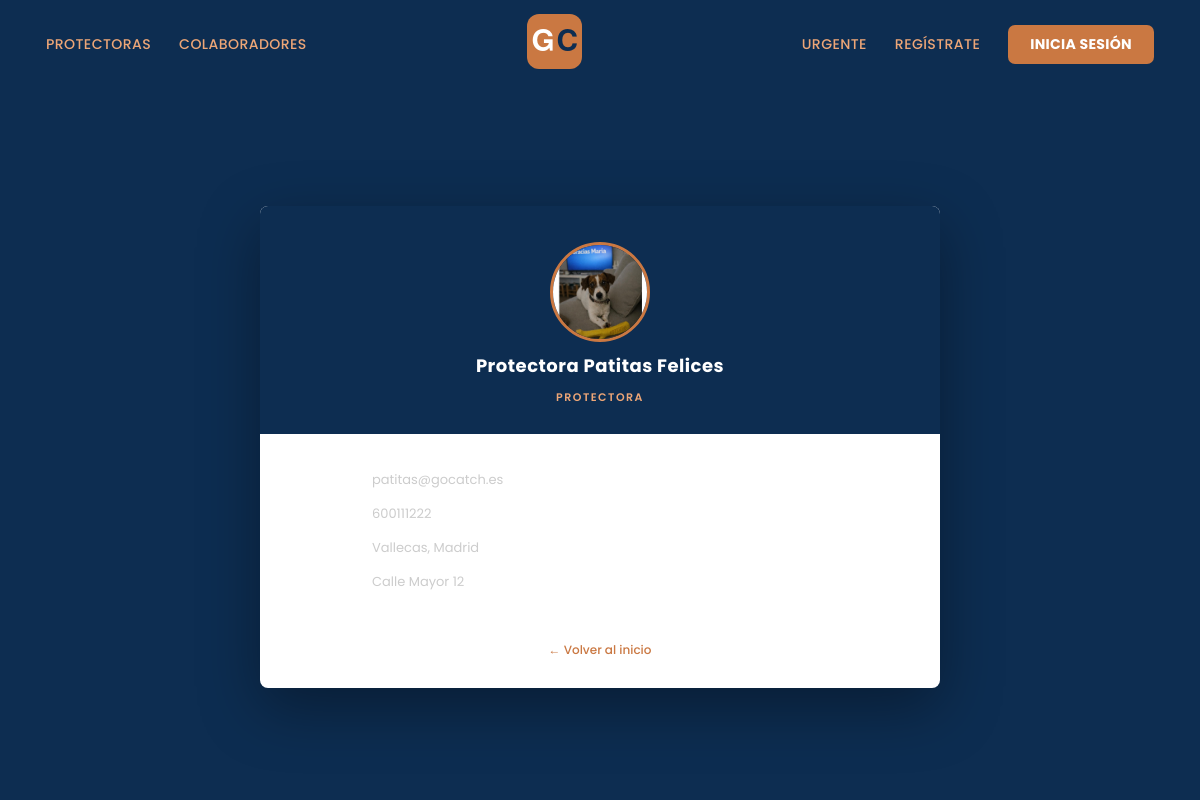
Page /public/perfilProtectora.php?id=1 on the committed database.
### tables this page shows
CREATE TABLE Protectora (
    id_protectora     INT AUTO_INCREMENT PRIMARY KEY,
    nombre_protectora VARCHAR(100) NOT NULL,
    email             VARCHAR(100) NOT NULL UNIQUE,
    contrasena        VARCHAR(255) NOT NULL,
    telefono          VARCHAR(20),
    ciudad            VARCHAR(100),
    localidad         VARCHAR(100),
    direccion         VARCHAR(255),
    logo              VARCHAR(255)
);

### public/perfilProtectora.php (the view, shortened to what this page needs)
<?php
require "../src/sesion/conexion.php";
if (isset($_GET['id']) && is_numeric($_GET['id'])) {
    $id_ver    = (int)$_GET['id'];
    $solo_vista = !isset($_SESSION['id'])
               || isset($_SESSION['user'])
               || (int)$_SESSION['id'] !== $id_ver;
}
$consulta = $_conexion->prepare("SELECT * FROM Protectora WHERE id_protectora = ?");
$consulta->bind_param("i", $id_ver);
$consulta->execute();
$datos = $consulta->get_result()->fetch_assoc();
?>
<!DOCTYPE html>
<html lang="es">
<head>
    <link rel="stylesheet" href="https://cdnjs.cloudflare.com/ajax/libs/material-design-iconic-font/2.2.0/css/material-design-iconic-font.min.css">
    <link rel="stylesheet" href="css/header.css">
    <link rel="stylesheet" href="css/perfil.css">
</head>
<body>
<header>
    <nav class="hBotones">
        <a class="hBoton" href="" target="_self">PROTECTORAS</a>
        <a class="hBoton" href="" target="_self">COLABORADORES</a>
    </nav>
    <nav id="header-izq">
        <a href="index.php" target="_self">
            <img src="../img/profile/default/oficiales/logo.svg" alt="Go Catch" height="40">
        </a>
    </nav>
    <nav class="hBotones">
        <a class="hBoton" href="" target="_self">URGENTE</a>
        <a class="hBoton" href="registro.html" target="_self">REGÍSTRATE</a>
        <a href="" target="_self" id="boton-destacado">INICIA SESIÓN</a>
    </nav>
</header>
<div id="padre-nuestro">
    <div id="estructura">
        <div id="perfil-header">
            <div id="foto-perfil-container">
                <div id="foto-perfil">
                    <img src="<?= isset($datos["logo"]) && $datos["logo"] ? htmlspecialchars($datos["logo"]) : '../img/profile/default/oficiales/1.jpg' ?>"
                         alt="Logo de la protectora" id="foto-img">
                </div>
            </div>
            <h2 id="perfil-nombre"><?= htmlspecialchars($datos['nombre_protectora']) ?></h2>
            <p id="perfil-tipo">Protectora</p>
        </div>
        <div id="perfil-form-area">
        <?php if ($solo_vista): ?>
            <div class="info-publica">
                <?php if ($datos['email']): ?>
                <div class="info-fila">
                    <span><?= htmlspecialchars($datos['email']) ?></span>
                </div>
                <?php endif; ?>
                <?php if ($datos['telefono']): ?>
                <div class="info-fila">
                    <span><?= htmlspecialchars($datos['telefono']) ?></span>
                </div>
                <?php endif; ?>
                <?php if ($datos['ciudad'] || $datos['localidad']): ?>
                <div class="info-fila">
                    <span><?= htmlspecialchars(implode(', ', array_filter([$datos['localidad'], $datos['ciudad']]))) ?></span>
                </div>
                <?php endif; ?>
                <?php if ($datos['direccion']): ?>
                <div class="info-fila">
                    <span><?= htmlspecialchars($datos['direccion']) ?></span>
                </div>
                <?php endif; ?>
            </div>
        <?php endif; ?>
        </div>
        <div id="perfil-volver">
            <a href="index.php">← Volver al inicio</a>
        </div>
    </div>
</div>
</body>
</html>

### public/css/header.css (style rules this page uses)
header { width: 100%; display: flex; justify-content: space-between; align-items: center; padding: 14px 36px; background-color: #0D2D51; box-shadow: 0 2px 10px rgba(0, 0, 0, 0.3); box-sizing: border-box; }
#header-izq img { height: 55px; }
a { font-family: 'Poppins', sans-serif; }
.hBotones { display: flex; align-items: center; gap: 28px; padding: 8px 10px; }
.hBoton { text-decoration: none; color: #EDA677; font-weight: 500; font-size: 0.88rem; letter-spacing: 0.4px; position: relative; transition: color 0.3s; }
.hBoton::after { content: ""; position: absolute; left: 0; bottom: -5px; width: 0%; height: 2px; background-color: #CA7842; transition: 0.3s; }
#boton-destacado { text-decoration: none; padding: 9px 22px; border-radius: 7px; color: #ffffff; font-weight: 700; font-size: 0.88rem; background-color: #CA7842; transition: all 0.25s ease; letter-spacing: 0.3px; }

### public/css/perfil.css (style rules this page uses)
*, *::before, *::after { box-sizing: border-box; }
body { font-family: 'Poppins', sans-serif; color: #333; font-size: 13px; margin: 0; }
img { max-width: 100%; }
p, h1, h2, h3, h4, h5, h6 { margin: 0; }
#padre-nuestro { min-height: calc(100vh - 85px); background: #0D2D51; display: flex; align-items: center; justify-content: center; padding: 40px 20px; }
#estructura { width: 100%; max-width: 680px; background: #fff; border-radius: 8px; overflow: hidden; box-shadow: 0 20px 60px rgba(0, 0, 0, 0.35); }
#perfil-header { background: #0D2D51; padding: 36px 40px 28px; display: flex; flex-direction: column; align-items: center; gap: 10px; }
#foto-perfil-container { position: relative; width: 100px; height: 100px; }
#foto-perfil { width: 100px; height: 100px; border-radius: 50%; overflow: hidden; border: 3px solid #CA7842; }
#foto-img { width: 100%; height: 100%; object-fit: cover; display: block; }
#perfil-nombre { color: #fff; font-size: 18px; font-weight: 700; letter-spacing: 0.5px; text-align: center; }
#perfil-tipo { color: #EDA677; font-size: 11px; font-weight: 600; text-transform: uppercase; letter-spacing: 1.5px; }
#perfil-form-area { padding: 28px 40px 24px; }
#perfil-volver { padding: 0 40px 28px; text-align: center; }
#perfil-volver a { font-size: 12px; font-weight: 500; color: #CA7842; text-decoration: none; transition: color 0.2s; }

### public/perfilProtectora.php (style rules this page uses)
.info-publica { padding: 8px 40px 24px; display: flex; flex-direction: column; gap: 14px; }
.info-fila { display: flex; align-items: center; gap: 12px; font-size: 13px; color: #ccc; }

### rows in the picture
protectora: nombre_protectora "Protectora Patitas Felices", email "patitas@gocatch.es", telefono "600111222", localidad+ciudad "Vallecas, Madrid", direccion "Calle Mayor 12"
